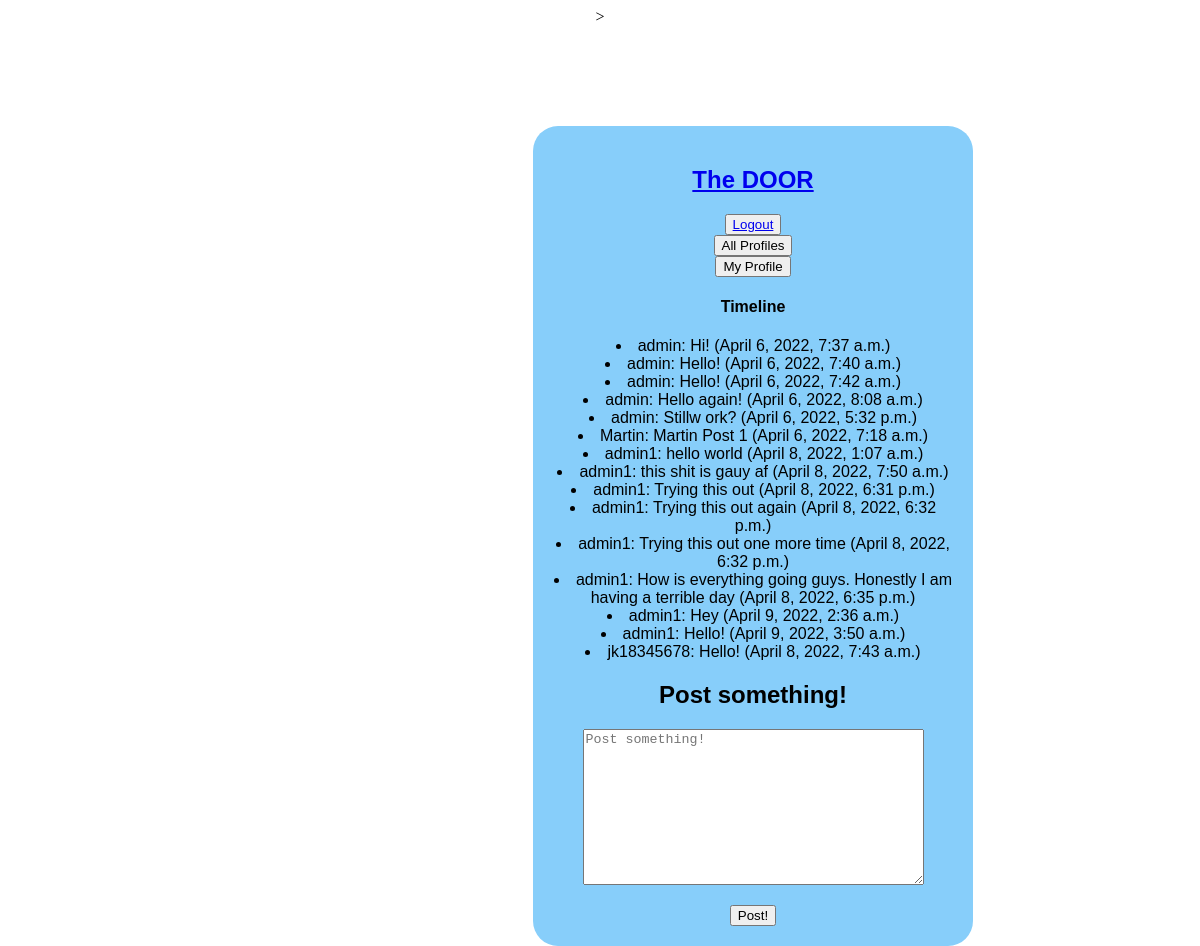
The page /dashboard (signed in) on the database as committed earlier.
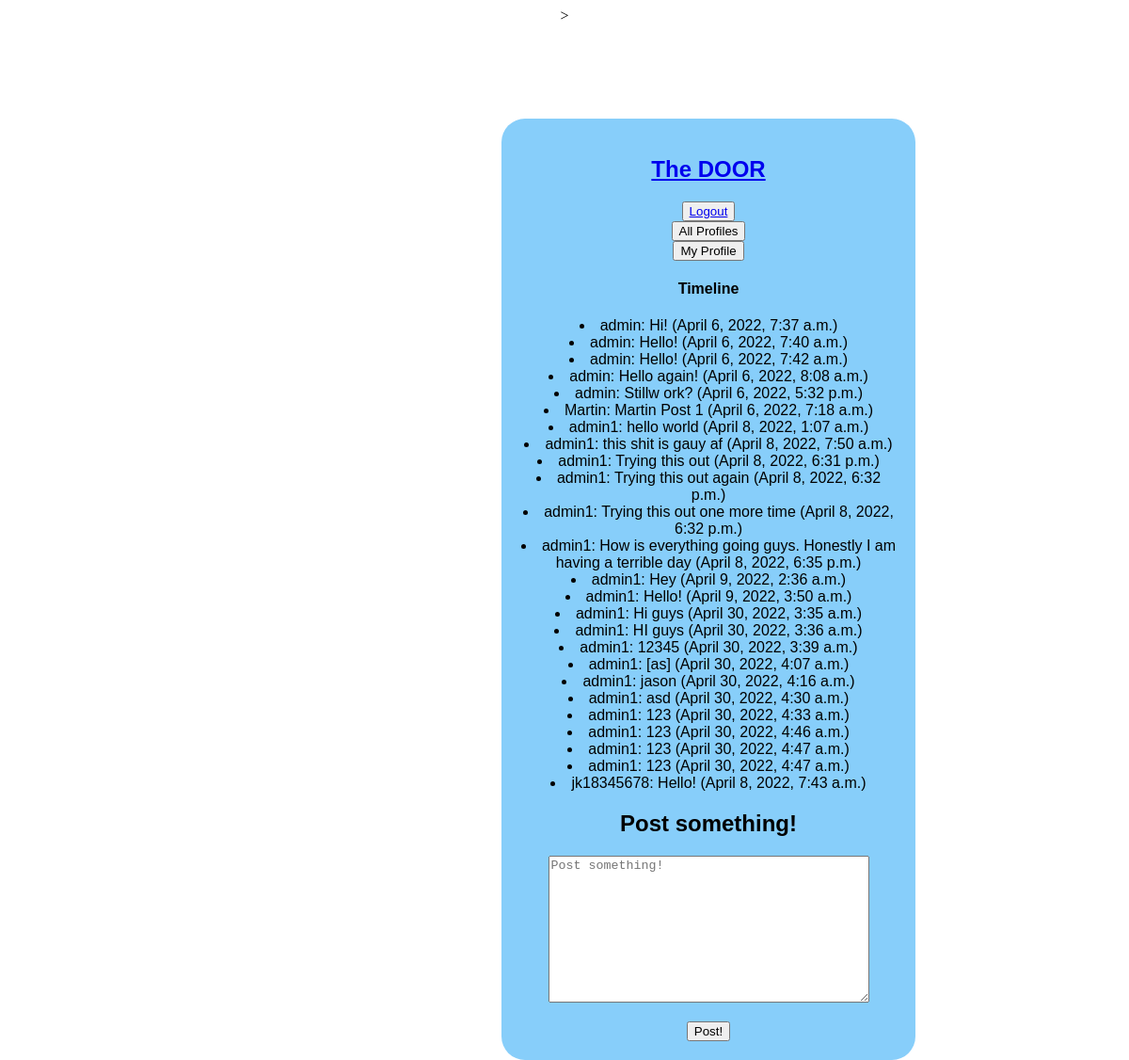
The same page on the database as committed later.
### TheDoor/models.py (models this page shows, shortened)
class UserPost(models.Model):
    user = models.ForeignKey(
        User, related_name="posts", on_delete=models.DO_NOTHING
    )
    body = models.CharField(max_length=140)
    created_at = models.DateTimeField(auto_now_add=True)

### TheDoor/views.py (the view)
# urls.py: path("dashboard", dashboard, name="dashboard"),
def dashboard(request):
    form = PostForm(request.POST or None)
    if request.method == "POST":
        if form.is_valid():
            tweet = form.save(commit=False)
            tweet.user = request.user
            tweet.save()
            return redirect("The Door:dashboard")
    followed_posts = UserPost.objects.filter(
        user__profile__in=request.user.profile.friends.all()
    ).order_by("-created_at")
    return render(
        request, "TheDoor/dashboard.html", {"form": form, "posts": followed_posts}
    )

### TheDoor/forms.py
class PostForm(forms.ModelForm):
    body = forms.CharField(
        required=True,
        widget=forms.widgets.Textarea(
            attrs={
                "placeholder": "Post something!",
                "class": "textarea is-success is-medium",
            }
        ),
        label="",
    )
    class Meta:
        model = UserPost
        exclude = ("user", )

### TheDoor/templates/TheDoor/dashboard.html (shortened to what this page needs)
{% extends 'base.html' %}
{% block content %}
<div>
    {% if user.is_authenticated %}
    <button type="submit">
        <a href="{% url 'The Door:signout' %}">
            Logout
        </a>
    </button>
    {% else %}
    <button type="submit">
        <a href="{% url 'The Door:signin' %}">
            Login
        </a>
    </button>
    {% endif %}
</div>
<div>
    <a href="{% url 'The Door:profile_list' %}">
        <button>
            All Profiles
        </button>
    </a>
</div>
<div>
    <a href="{% url 'The Door:profile' request.user.profile.id %}">
        <button>
            My Profile
        </button>
    </a>
</div>
<h4>Timeline </h4>
{% for friend in user.profile.friends.all %}
    {% for tweet in friend.user.posts.all %}
    <li>{{tweet.user.username}}: {{tweet.body}} ({{tweet.created_at}}) </li>
    {% endfor %}
{% endfor %}
<h2>Post something!</h2>
<div>
    <form method="post">
        {{form.as_p}}
        <button class="button is-success" type="submit">Post!</button>
    </form>
</div>
{% endblock content %}

Rows that differ between the two databases and show on the page:
added UserPost: user.username "admin1", body "Hi guys", created_at "April 30, 2022, 3:35 a.m.", shown under Profile (number 3 of 4 on the later page)
added UserPost: user.username "admin1", body "HI guys", created_at "April 30, 2022, 3:36 a.m.", shown under Profile (number 3 of 4 on the later page)
added UserPost: user.username "admin1", body "12345", created_at "April 30, 2022, 3:39 a.m.", shown under Profile (number 3 of 4 on the later page)
added UserPost: user.username "admin1", body "[as]", created_at "April 30, 2022, 4:07 a.m.", shown under Profile (number 3 of 4 on the later page)
added UserPost: user.username "admin1", body "jason", created_at "April 30, 2022, 4:16 a.m.", shown under Profile (number 3 of 4 on the later page)
added UserPost: user.username "admin1", body "asd", created_at "April 30, 2022, 4:30 a.m.", shown under Profile (number 3 of 4 on the later page)
added UserPost: user.username "admin1", body "123", created_at "April 30, 2022, 4:33 a.m.", shown under Profile (number 3 of 4 on the later page)
added UserPost: user.username "admin1", body "123", created_at "April 30, 2022, 4:46 a.m.", shown under Profile (number 3 of 4 on the later page)
added UserPost: user.username "admin1", body "123", created_at "April 30, 2022, 4:47 a.m.", shown under Profile (number 3 of 4 on the later page)
added UserPost: user.username "admin1", body "123", created_at "April 30, 2022, 4:47 a.m.", shown under Profile (number 3 of 4 on the later page)
